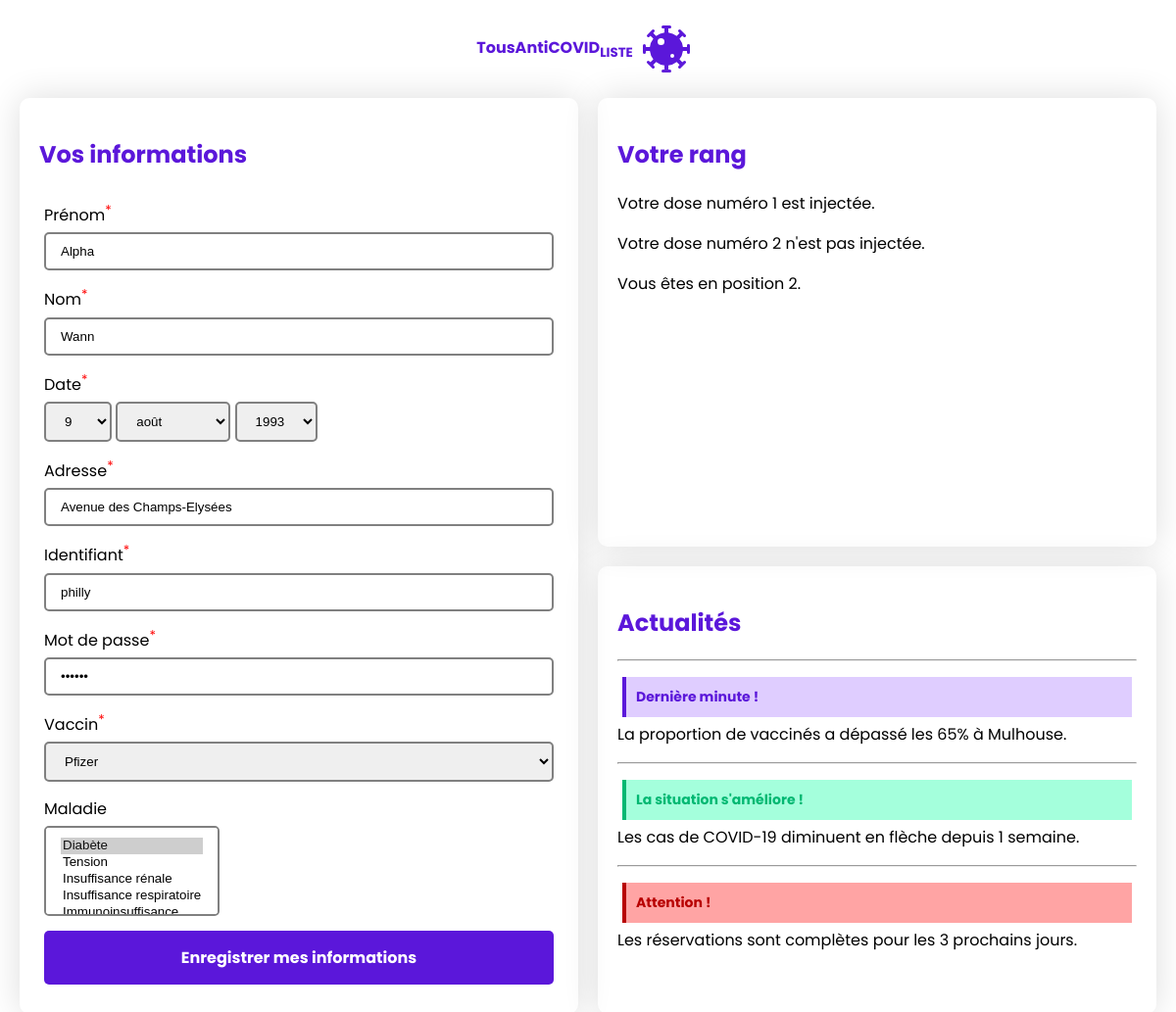
Screenshot of /membre/index.php with the database file from the repository.
### tables this page shows
CREATE TABLE `personne` (
  `idPersonne` int(11) NOT NULL,
  `nom` varchar(50) DEFAULT NULL,
  `prenom` varchar(50) DEFAULT NULL,
  `dateNaissance` date DEFAULT NULL,
  `adresse` varchar(100) DEFAULT NULL,
  `role` int(11) NOT NULL,
  `identifiant` varchar(24) NOT NULL,
  `motdepasse` varchar(50) DEFAULT NULL,
  `idVaccin` int(11) NOT NULL
);

CREATE TABLE `typevaccin` (
  `idVaccin` int(11) NOT NULL,
  `nom` varchar(50) DEFAULT NULL
);

### membre/index.php (the view, shortened to what this page needs)
<?php
    $id = 9;
    $database = new mysqli("localhost", "root", "", "si_aida_covid");
    $database->set_charset("UTF8");
    $requestInfoMembre = $database->prepare("SELECT nom, prenom, dateNaissance, adresse, identifiant, motdepasse, idVaccin FROM `personne` WHERE idPersonne = $id");
    $requestInfoMembre->execute();
    $requestInfoMembre->bind_result($infoMembre["nom"], $infoMembre["prenom"], $infoMembre["dateNaissance"], $infoMembre["adresse"], $infoMembre["identifiant"], $infoMembre["motdepasse"], $infoMembre["vaccin"]);
    $infoMembre["dateNaissance"] = explode("-", $infoMembre["dateNaissance"]);
    $months = [
        "1" => "janvier",
        "2" => "février",
        "3" => "mars",
        "4" => "avril",
        "5" => "mai",
        "6" => "juin",
        "7" => "juillet",
        "8" => "août",
        "9" => "septembre",
        "10" => "octobre",
        "11" => "novembre",
        "12" => "décembre"
    ];
?>
<!DOCTYPE html>
<html lang="fr">
<head>
    <link rel="stylesheet" href="style/style.css">
</head>
<body>
    <header>
        <p>TousAntiCOVID<sub>LISTE</sub></p>
    </header>
    <main>
        <div class="informations">
            <h2>Vos informations</h2>
            <form class="login" method="post">
                <div>
                    <label for="username">Prénom<sup class="redstar">*</sup></label>
                    <input name="prenom" id="prenom" type="text" value="<?php echo $infoMembre["prenom"] ?>">
                </div>
                <div>
                    <label for="username">Nom<sup class="redstar">*</sup></label>
                    <input name="nom" id="nom" type="text" value="<?php echo $infoMembre["nom"] ?>">
                </div>
                <div>
                    <label for="username">Date<sup class="redstar">*</sup></label>
                    <div class="selects">
                        <select name="day" id="day" value="<?php echo $infoMembre["prenom"] ?>">
                        <?php
                            for($i=1;$i<=31;$i++) {
                        ?>
                            <option value="<?php if($i<10) {echo "0";} echo $i; ?>" <?php if($infoMembre["dateNaissance"][2] == $i) {echo "selected"; } ?> ><?php echo $i; ?></option>
                        <?php
                            }
                        ?>
                        </select>
                        <select name="month" id="month" value="<?php echo $infoMembre["prenom"] ?>">
                        <?php
                            for($i=1;$i<=12;$i++) {
                        ?>
                            <option value="<?php if($i<10) {echo "0";} echo $i; ?>" <?php if($infoMembre["dateNaissance"][1] == $i) {echo "selected"; } ?> ><?php echo $months[$i]; ?></option>
                        <?php
                            }
                        ?>
                        </select>
                        <select name="year" id="year" value="<?php echo $infoMembre["prenom"] ?>">
                        <?php
                            for($i=1910;$i<=2022;$i++) {
                        ?>
                            <option value="<?php echo $i; ?>" <?php if($infoMembre["dateNaissance"][0] == $i) {echo "selected"; } ?> ><?php echo $i; ?></option>
                        <?php
                            }
                        ?>
                        </select>
                    </div>
                </div>
                <div>
                    <label for="adresse">Adresse<sup class="redstar">*</sup></label>
                    <input name="adresse" id="adresse" type="text" value="<?php echo $infoMembre["adresse"] ?>">
                </div>
                <div>
                    <label for="identifiant">Identifiant<sup class="redstar">*</sup></label>
                    <input name="identifiant" id="identifiant" type="text" value="<?php echo $infoMembre["identifiant"] ?>">
                </div>
                <div>
                    <label for="motdepasse">Mot de passe<sup class="redstar">*</sup></label>
                    <input name="motdepasse" id="motdepasse" type="password" value="<?php echo $infoMembre["motdepasse"] ?>">
                </div>
                <div>
                    <label for="vaccin">Vaccin<sup class="redstar">*</sup></label>
                    <select name="vaccin" id="vaccin">
                    <?php
                        $requestVaccin = $database->prepare("SELECT * FROM `typevaccin`");
                        $requestVaccin->execute();
                        $requestVaccin->bind_result($idVaccin, $nom);
                        while($requestVaccin->fetch()) {
                    ?>
                        <option value="<?php echo $idVaccin; ?>" <?php if($infoMembre["vaccin"] == $idVaccin) {echo "selected"; }?>><?php echo $nom; ?></option>
                    <?php
                        }
                    ?>
                    </select>
                </div>
                <div>
                    <label for="maladie">Maladie</label>
                    <select name="maladie[]" id="maladie" multiple>
                        <?php
                            $requestListMaladie = $database->prepare("SELECT idMaladie FROM `possède` WHERE idPersonne = $id ");
                            $requestListMaladie->execute();
                            $requestListMaladie->bind_result($idMaladie);
                            while($requestListMaladie->fetch()) {
                                $listMaladie[] = $idMaladie;
                            }
                            $requestMaladie = $database->prepare("SELECT * FROM `maladie`");
                            $requestMaladie->execute();
                            $requestMaladie->bind_result($idMaladie, $nom);
                            $requestMaladie->fetch();
                            while($requestMaladie->fetch()) {
                        ?>
                            <option value="<?php echo $idMaladie; ?>" <?php if(in_array($idMaladie, $listMaladie)) { echo "selected"; } ?> ><?php echo $nom; ?></option>
                        <?php
                            }
                        ?>
                    </select>
                </div>
                <input type="submit" value="Enregistrer mes informations" class="connect">
            </form>
        </div>
        <div class="rang">
            <h2>Votre rang</h2>
            <?php
                $requestNumDose = $database->prepare("SELECT numDose, estVaccine FROM `vaccination` WHERE idPersonne = $id");
                $requestNumDose->execute();
                $requestNumDose->bind_result($numDose, $estVaccine);
                while($requestNumDose->fetch()) {
                    $vaccination[$numDose] = $estVaccine;
                }
                if(isset($vaccination)) {
                    foreach($vaccination as $dose => $state) {
                        ($state == true) ? $message = "est injectée": $message = "n'est pas injectée";
                        echo "<p>Votre dose numéro $dose $message.</p>";
                    }
                    if ($dose == 1 && $state == true ) {
                        ?>
                        <form class="rdv" method="post">
                            <p>Vous n'avez pas pris de rendez-vous pour votre deuxème dose.</p>
                            <input type="hidden" name="rdv" value="2">
                            <input type="submit" value="Prendre un rendez-vous" class="connect">
                        </form>
                        <?php
                    } elseif ((($dose == 1 || $dose == 2) && $state == false )) {
                        $requestRank = $database->prepare("SELECT @rank:=@rank+1 AS rank, idPersonne FROM vaccination WHERE estVaccine = 0");
                        $requestRank->execute();
                        $requestRank->bind_result($rank, $idPersonne);
                        while($requestRank->fetch()) {
                            if($idPersonne == $id) {
                                $rankValue = $rank;
                                break;
                            }
                        }
                        if(isset($rankValue)) {
                            ?>
                                <p>Vous êtes en position <?php echo $rankValue; ?>.</p>
                            <?php
                        } else {
                            ?>
                                <p>Vous êtes en position <?php echo $rankValue; ?>.</p>
                            <?php
                        }
                    }
            }
            ?>
        </div>
        <div class="actualites">
            <h2>Actualités</h2>
            <hr>
            <p><strong class="message alert active">Dernière minute !</strong> La proportion de vaccinés a dépassé les 65% à Mulhouse.</p>
            <hr>
            <p><strong class="message valid active">La situation s'améliore !</strong> Les cas de COVID-19 diminuent en flèche depuis 1 semaine.</p>
            <hr>
            <p><strong class="message error active">Attention !</strong> Les réservations sont complètes pour les 3 prochains jours.</p>
        </div>
    </main>
</body>
</html>

### membre/style/style.css (style rules this page uses)
body { margin: 0; padding: 0; font-family: 'Poppins', sans-serif; min-height: 100vh; max-height: 100%; }
header { display: flex; justify-content: center; align-items: center; padding-top: 20px; color: #5b17da; font-weight: bold; }
header svg { width: 4%; height: auto; margin: 0px 10px; }
main { padding: 20px; display: grid; grid-template-columns: 1fr; grid-template-rows: 1fr; grid-gap: 20px; }
main > div { padding: 20px; border-radius: 10px; box-shadow: 0px 0px 35px #ddd; }
@media screen and (min-width:800px) { main { grid-gap: 20px; grid-template-columns: 1fr 1fr; grid-template-rows: 1fr 1fr; } }
h2 { color: #5b17da; }
form > div { display: flex; flex-direction: column; text-align: center; align-items: flex-start; padding:5px; }
form input, form select { padding: 10px 15px; border-radius: 5px; border: 2px solid gray; transition: 0.25s ease-in-out; width: -webkit-fill-available; }
form select:not(#vaccin) { width: auto; }
form label { padding: 5px 0px; }
.connect { display: flex; margin: 10px 5px; font-family: 'Poppins', sans-serif; border: none; background-color: #5b17da; border-radius: 5px; font-weight: bold; color: white; padding: 15px 20px; font-size: 16px; }
.redstar { color: red; }
.message { text-align: left; width: auto; padding: 10px; margin: 0px 5px 5px 5px; display: none; font-size: 14px; }
.message.active { display: block; }
.message.error { background-color: rgb(255, 164, 164); border-left: 4px solid rgb(184, 0, 0); color: rgb(184, 0, 0); }
.message.valid { background-color: rgb(164, 255, 220); border-left: 4px solid rgb(0, 184, 114); color: rgb(0, 184, 114); }
.message.alert { background-color: #dfcdff; border-left: 4px solid #5b17da; color: #5b17da; }
.informations { grid-row: span 2; }

### rows the page displays
personne: prenom "Alpha", nom "Wann", day "9", month "août", year "1993", adresse "Avenue des Champs-Elysées", identifiant "philly", vaccin "Pfizer"

### other values shown
$dose "1"
$message "est injectée"
$dose "2"
$message "n'est pas injectée"
$rankValue "2"
form field value "Diabète ☑ / Tension / Insuffisance rénale / Insuffisance respiratoire"
